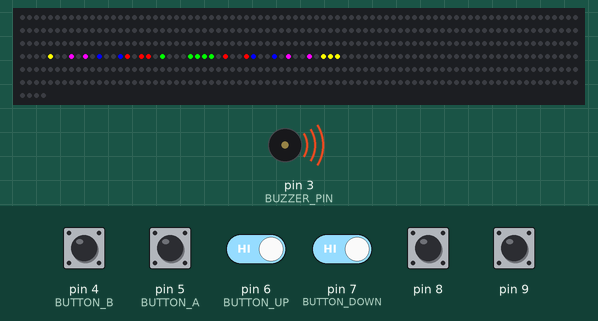
The sketch below on a simulated Arduino Uno, built with avr-gcc and run on an emulated ATmega328P. Parts: 484 RGB LEDs in strip order, left to right, continuing on the next row, buzzer (waves = sounding). Wiring (inferred from the names in the program): WS2812 LEDs: data pin 2. The test bench sets the inputs (shaded band); at power-on: pin 4 (BUTTON_B), pin 5 (BUTTON_A), pin 6 (BUTTON_UP), pin 7 (BUTTON_DOWN), pin 8, pin 9 HIGH. Random numbers use the default seed unless the sketch sets one.

Above: at 3.6 s.
6.5 s: pin 4 (BUTTON_B) pulled LOW for 0.15 s
At 6.7 s:
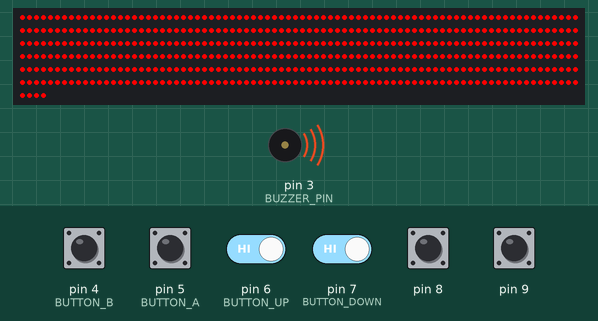
7.2 s: pin 6 (BUTTON_UP) driven LOW and pin 7 (BUTTON_DOWN) driven LOW
At 8.9 s:
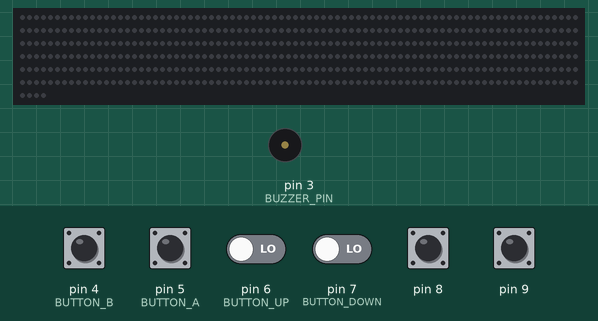
At 10.48 s:
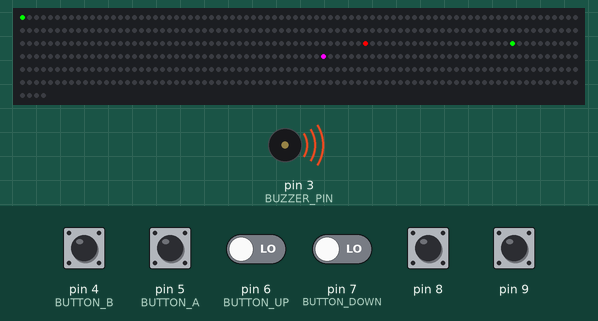
Timing chart, 0 to 16.2 s (numbered marks = the images above; inputs shaded):
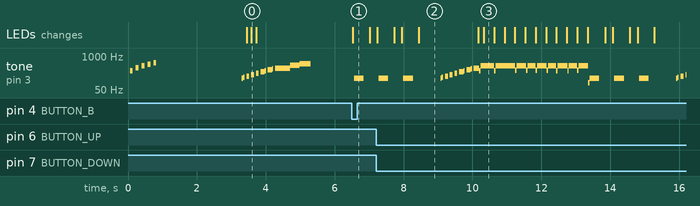

The sketch:

NO-LIBRARY-SNAKE-GAME.ino
```cpp
#include <avr/io.h>
#include <util/delay.h>
#include <stdlib.h>

// Definición de pines
#define LED_PIN 2        // D2 para NeoPixel
#define BUZZER_PIN 3     // D3 para buzzer
#define BUTTON_LEFT 8    // D8 (PB0)
#define BUTTON_RIGHT 9   // D9 (PB1)
#define BUTTON_UP 6      // D6
#define BUTTON_DOWN 7    // D7
#define BUTTON_A 5       // D5
#define BUTTON_B 4       // D4

// Tamaño de la matriz
#define MATRIX_SIZE 22
#define NUM_LEDS (MATRIX_SIZE * MATRIX_SIZE)

// Buffer para los LEDs (formato GRB)
uint8_t ledBuffer[NUM_LEDS * 3];

// Variables del juego
int snakeX = 10, snakeY = 10;
int foodX, foodY;
int snakeLength = 3;
int tailX[100], tailY[100];
enum Direction { STOP, LEFT, RIGHT, UP, DOWN };
Direction dir;
bool gameOver = false;
unsigned long lastUpdate = 0;
const unsigned long updateInterval = 200;

// Prototipos de funciones
void sendByteASM(uint8_t byte);
void updateLEDs();
void setPixel(uint8_t x, uint8_t y, uint8_t r, uint8_t g, uint8_t b);
void clearMatrix();
void drawGame();
void generateFood();
void readInput();
void updateGame();
void playTone(uint16_t freq, uint16_t dur);
void gameOverAnimation();
void showTitle();
void clearAnimation();
void drawLetterS(uint8_t offsetX, uint8_t offsetY, uint8_t r, uint8_t g, uint8_t b);
void drawLetterN(uint8_t offsetX, uint8_t offsetY, uint8_t r, uint8_t g, uint8_t b);
void drawLetterA(uint8_t offsetX, uint8_t offsetY, uint8_t r, uint8_t g, uint8_t b);
void drawLetterK(uint8_t offsetX, uint8_t offsetY, uint8_t r, uint8_t g, uint8_t b);
void drawLetterE(uint8_t offsetX, uint8_t offsetY, uint8_t r, uint8_t g, uint8_t b);

// Función para enviar un byte en ensamblador
void sendByteASM(uint8_t byte) {
  asm volatile (
    "ldi r18, 8      \n"
    "next_bit:       \n"
    "sbi %[port], %[pin] \n"
    "lsl %[byte]     \n"
    "brcs bit_is_one \n"
    "nop             \n"
    "nop             \n"
    "cbi %[port], %[pin] \n"
    "nop             \n"
    "nop             \n"
    "rjmp end_bit    \n"
    "bit_is_one:     \n"
    "nop             \n"
    "nop             \n"
    "nop             \n"
    "nop             \n"
    "cbi %[port], %[pin] \n"
    "end_bit:        \n"
    "dec r18         \n"
    "brne next_bit   \n"
    :
    : [port] "I" (_SFR_IO_ADDR(PORTD)),
      [pin] "I" (LED_PIN),
      [byte] "r" (byte)
    : "r18"
  );
}

void updateLEDs() {
  cli();
  for(uint16_t i = 0; i < NUM_LEDS * 3; i++) {
    sendByteASM(ledBuffer[i]);
  }
  sei();
  _delay_us(50);
}

void setPixel(uint8_t x, uint8_t y, uint8_t r, uint8_t g, uint8_t b) {
  if(x >= MATRIX_SIZE || y >= MATRIX_SIZE) return;

  uint16_t index;
  if(y % 2 == 0) {
    index = y * MATRIX_SIZE + x;
  } else {
    index = y * MATRIX_SIZE + (MATRIX_SIZE - 1 - x);
  }

  uint16_t offset = index * 3;
  ledBuffer[offset] = g;
  ledBuffer[offset+1] = r;
  ledBuffer[offset+2] = b;
}

void clearMatrix() {
  memset(ledBuffer, 0, NUM_LEDS * 3);
}

// Función para dibujar la letra S
void drawLetterS(uint8_t offsetX, uint8_t offsetY, uint8_t r, uint8_t g, uint8_t b) {
  setPixel(offsetX+1, offsetY, r, g, b);
  setPixel(offsetX+2, offsetY, r, g, b);
  setPixel(offsetX+3, offsetY, r, g, b);
  setPixel(offsetX, offsetY+1, r, g, b);
  setPixel(offsetX, offsetY+2, r, g, b);
  setPixel(offsetX+1, offsetY+2, r, g, b);
  setPixel(offsetX+2, offsetY+2, r, g, b);
  setPixel(offsetX+3, offsetY+3, r, g, b);
  setPixel(offsetX+3, offsetY+4, r, g, b);
  setPixel(offsetX, offsetY+4, r, g, b);
  setPixel(offsetX+1, offsetY+4, r, g, b);
  setPixel(offsetX+2, offsetY+4, r, g, b);
}

// Función para dibujar la letra N
void drawLetterN(uint8_t offsetX, uint8_t offsetY, uint8_t r, uint8_t g, uint8_t b) {
  for(uint8_t i = 0; i < 5; i++) {
    setPixel(offsetX, offsetY+i, r, g, b);
    setPixel(offsetX+3, offsetY+i, r, g, b);
  }
  setPixel(offsetX+1, offsetY+1, r, g, b);
  setPixel(offsetX+2, offsetY+2, r, g, b);
  setPixel(offsetX+1, offsetY+3, r, g, b);
}

// Función para dibujar la letra A
void drawLetterA(uint8_t offsetX, uint8_t offsetY, uint8_t r, uint8_t g, uint8_t b) {
  for(uint8_t i = 1; i < 5; i++) {
    setPixel(offsetX, offsetY+i, r, g, b);
    setPixel(offsetX+3, offsetY+i, r, g, b);
  }
  setPixel(offsetX+1, offsetY, r, g, b);
  setPixel(offsetX+2, offsetY, r, g, b);
  setPixel(offsetX+1, offsetY+2, r, g, b);
  setPixel(offsetX+2, offsetY+2, r, g, b);
}

// Función para dibujar la letra K
void drawLetterK(uint8_t offsetX, uint8_t offsetY, uint8_t r, uint8_t g, uint8_t b) {
  for(uint8_t i = 0; i < 5; i++) {
    setPixel(offsetX, offsetY+i, r, g, b);
  }
  setPixel(offsetX+1, offsetY+2, r, g, b);
  setPixel(offsetX+2, offsetY+1, r, g, b);
  setPixel(offsetX+2, offsetY+3, r, g, b);
  setPixel(offsetX+3, offsetY, r, g, b);
  setPixel(offsetX+3, offsetY+4, r, g, b);
}

// Función para dibujar la letra E
void drawLetterE(uint8_t offsetX, uint8_t offsetY, uint8_t r, uint8_t g, uint8_t b) {
  for(uint8_t i = 0; i < 5; i++) {
    setPixel(offsetX, offsetY+i, r, g, b);
  }
  setPixel(offsetX+1, offsetY, r, g, b);
  setPixel(offsetX+2, offsetY, r, g, b);
  setPixel(offsetX+1, offsetY+2, r, g, b);
  setPixel(offsetX+2, offsetY+2, r, g, b);
  setPixel(offsetX+1, offsetY+4, r, g, b);
  setPixel(offsetX+2, offsetY+4, r, g, b);
}

// Mostrar título SNAKE
void showTitle() {
  clearMatrix();

  // Dibujar SNAKE centrado (cada letra ocupa 4x5 píxeles)
  uint8_t startX = (MATRIX_SIZE - 20) / 2; // 4 letras * 4 + 4 espacios = 20

  drawLetterS(startX-1, 8, 0, 255, 0);       // Verde
  drawLetterN(startX+4, 8, 255, 0, 0);     // Rojo
  drawLetterA(startX+8, 8, 0, 0, 255);    // Azul
  drawLetterK(startX+13, 8, 255, 0, 255);  // Magenta
  drawLetterE(startX+18, 8, 255, 255, 0);  // Amarillo

  updateLEDs();

  // Animación de aparición
  for(int i = 0; i < 5; i++) {
    playTone(400 + i*100, 50);
    _delay_ms(100);
  }

  // Esperar 2 segundos o hasta que se presione un botón
  for(int i = 0; i < 20; i++) {
    if(!(PINB & (1 << 0)) || !(PINB & (1 << 1)) ||
       !(PIND & (1 << BUTTON_UP)) || !(PIND & (1 << BUTTON_DOWN))) {
      break;
    }
    _delay_ms(100);
  }
}

// Animación de borrado
void clearAnimation() {
  for(int y = 0; y < MATRIX_SIZE; y++) {
    for(int x = 0; x < MATRIX_SIZE; x++) {
      setPixel(x, y, 0, 0, 0);
    }
    updateLEDs();
    _delay_ms(30);
    playTone(100 + y*20, 20);
  }
}

void generateFood() {
  foodX = rand() % MATRIX_SIZE;
  foodY = rand() % MATRIX_SIZE;

  for(int i = 0; i < snakeLength; i++) {
    if(foodX == tailX[i] && foodY == tailY[i]) {
      generateFood();
      return;
    }
  }
}

void drawGame() {
  clearMatrix();

  // Dibujar comida (magenta)
  setPixel(foodX, foodY, 255, 0, 255);

  // Dibujar cabeza de la serpiente (rojo)
  setPixel(snakeX, snakeY, 255, 0, 0);

  // Dibujar cola (verde)
  for(int i = 0; i < snakeLength; i++) {
    setPixel(tailX[i], tailY[i], 0, 255, 0);
  }

  updateLEDs();
}

void readInput() {
  if(!(PINB & (1 << 0))) { // LEFT
    if(dir != RIGHT) dir = LEFT;
    playTone(500, 50);
  }
  if(!(PINB & (1 << 1))) { // RIGHT
    if(dir != LEFT) dir = RIGHT;
    playTone(500, 50);
  }
  if(!(PIND & (1 << BUTTON_UP))) { // UP
    if(dir != DOWN) dir = UP;
    playTone(600, 50);
  }
  if(!(PIND & (1 << BUTTON_DOWN))) { // DOWN
    if(dir != UP) dir = DOWN;
    playTone(600, 50);
  }
  if(!(PIND & (1 << BUTTON_A))) { // PAUSE
    playTone(800, 100);
    while(!(PIND & (1 << BUTTON_A))) {} // Esperar a soltar
  }
  if(!(PIND & (1 << BUTTON_B))) { // RESET
    gameOver = true;
  }
}

void updateGame() {
  // Mover cola
  for(int i = snakeLength-1; i > 0; i--) {
    tailX[i] = tailX[i-1];
    tailY[i] = tailY[i-1];
  }
  tailX[0] = snakeX;
  tailY[0] = snakeY;

  // Mover cabeza
  switch(dir) {
    case LEFT:  snakeX--; break;
    case RIGHT: snakeX++; break;
    case UP:    snakeY--; break;
    case DOWN:  snakeY++; break;
    case STOP:  break;
  }

  // Detectar colisiones
  if(snakeX < 0 || snakeX >= MATRIX_SIZE || snakeY < 0 || snakeY >= MATRIX_SIZE) {
    gameOver = true;
  }

  for(int i = 0; i < snakeLength; i++) {
    if(snakeX == tailX[i] && snakeY == tailY[i]) {
      gameOver = true;
    }
  }

  // Comer comida
  if(snakeX == foodX && snakeY == foodY) {
    snakeLength++;
    playTone(1000, 100);
    generateFood();
  }
}

void playTone(uint16_t freq, uint16_t dur) {
  if(freq == 0) {
    PORTD &= ~(1 << BUZZER_PIN);
    return;
  }

  uint32_t cycles = (uint32_t)freq * dur / 1000;
  uint16_t halfPeriod = 500000 / freq;

  for(uint32_t i = 0; i < cycles; i++) {
    PORTD |= (1 << BUZZER_PIN);
    for(uint16_t j = 0; j < halfPeriod; j++) { _delay_us(1); }
    PORTD &= ~(1 << BUZZER_PIN);
    for(uint16_t j = 0; j < halfPeriod; j++) { _delay_us(1); }
  }
}

void gameOverAnimation() {
  // Animación de game over
  for(int i = 0; i < 3; i++) {
    for(int y = 0; y < MATRIX_SIZE; y++) {
      for(int x = 0; x < MATRIX_SIZE; x++) {
        setPixel(x, y, 255, 0, 0);
      }
    }
    updateLEDs();
    playTone(200, 200);
    _delay_ms(200);

    clearMatrix();
    updateLEDs();
    _delay_ms(200);
  }

  // Animación de borrado
  clearAnimation();
}

void setup() {
  // Configurar pines
  DDRD |= (1 << LED_PIN) | (1 << BUZZER_PIN);
  DDRD &= ~((1 << BUTTON_UP) | (1 << BUTTON_DOWN) | (1 << BUTTON_A) | (1 << BUTTON_B));
  PORTD |= (1 << BUTTON_UP) | (1 << BUTTON_DOWN) | (1 << BUTTON_A) | (1 << BUTTON_B);

  DDRB &= ~((1 << 0) | (1 << 1));
  PORTB |= (1 << 0) | (1 << 1);

  // Mostrar título
  showTitle();
  clearAnimation();

  // Inicializar juego
  dir = STOP;
  generateFood();

  // Melodía de inicio
  playTone(523, 200);
  playTone(659, 200);
  playTone(784, 200);
}

void loop() {
  readInput();

  if(millis() - lastUpdate > updateInterval && !gameOver) {
    if(dir != STOP) {
      updateGame();
      drawGame();
    }
    lastUpdate = millis();
  }

  if(gameOver) {
    gameOverAnimation();

    // Reiniciar juego
    snakeX = 10;
    snakeY = 10;
    snakeLength = 3;
    dir = STOP;
    generateFood();
    gameOver = false;
    drawGame();
  }
}
```

Measured:
- after the input at 6.5 s, tone on pin 3 (BUZZER_PIN): silent → 139 Hz after 0.07 s, → silent 0.28 s later; the LEDs: change at once (image 1)
- by itself, tone on pin 3 (BUZZER_PIN): plays 278 Hz for 0.08 s, 348 Hz for 0.08 s, 417 Hz for 0.08 s, 487 Hz for 0.08 s, 556 Hz for 0.08 s, 139 Hz for 0.04 s … (17 notes in this stretch)
